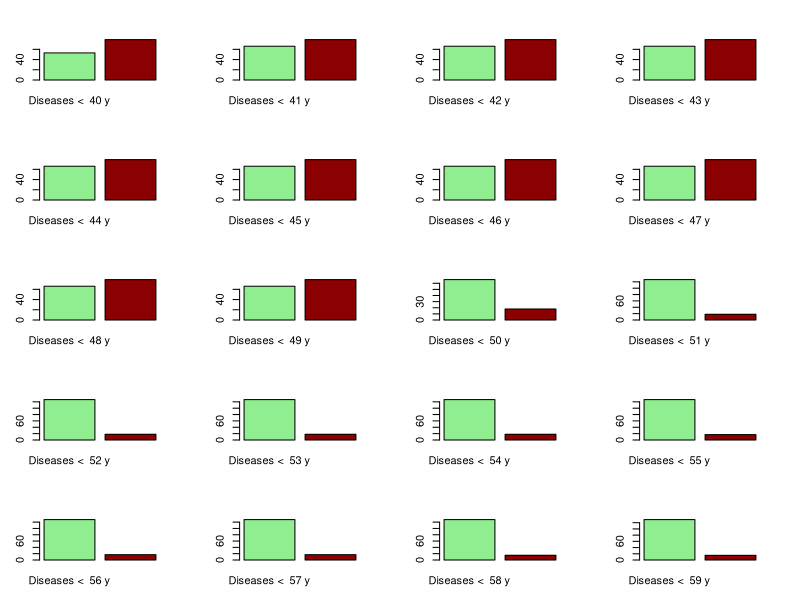
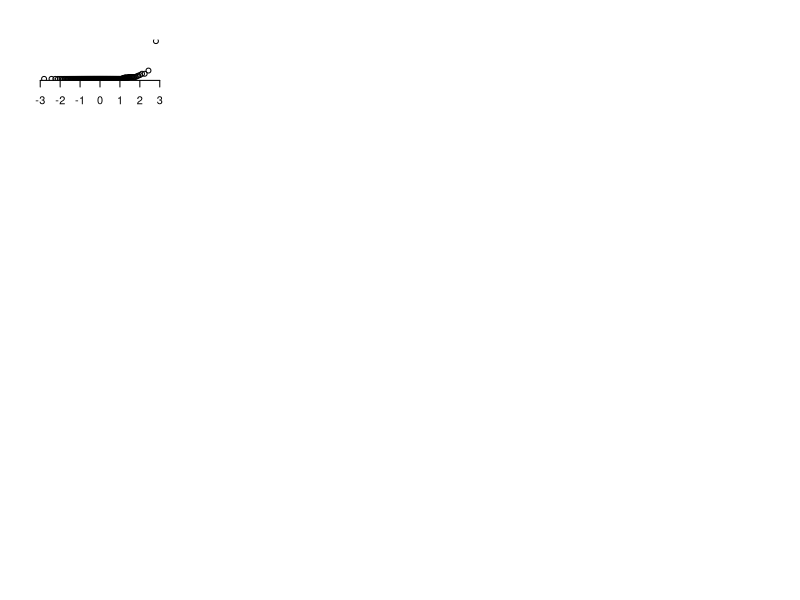

Source code (R) for these figures, in order: (Note: this script raises an error after producing the figures.)
############################
############################
#READ THE TABLE WITH PAIRED#
###########################

library(ggplot2)
library(gridExtra)
library(plotrix)
library(reshape2)

paired_dataset <- read.csv("full_dataset_paired.csv", header = FALSE, sep = "\t")
summary(paired_dataset)
View(paired_dataset)

#pleiotropies below onset 40 and above onset 40

all_Onsets<- c(as.numeric(as.character(paired_dataset$V5)), as.numeric(as.character(paired_dataset$V12)))
all_Onsets <- all_Onsets[ !is.na(all_Onsets) ]
all_domains<- c(as.character(paired_dataset$V3), as.character(paired_dataset$V10))
elements_2_remove <- c("")
all_domains <- all_domains[!(all_domains %in% elements_2_remove)]

#LOOP for thresholds between 40 and 50
par(mfrow = c(5, 4), mar=c(3,3,3,3))


for (i in 40:59){
x <- c(paste("Diseases < ",i,"y"), paste("Diseases >= ",i,"y"))
y <- c(length(all_Onsets[all_Onsets<i]), length(all_Onsets[all_Onsets>i]))
names(y) <- x
barplot(y,
        xlab="Groups", col=c("lightgreen","darkred"))
}

#boxplot
qqnorm(table(all_Onsets, all_domains))

par(mfrow = c(1,1))
boxplot(all_Onsets~all_domains, col="gold")

#histogram withb ggplot of two categories

data_onsets <- as.data.frame(cbind(all_domains, all_Onsets))

plot_list = list()
for (i in 40:59){
data_onsets$all_filtered_onsets <- ifelse(as.numeric(as.character(data_onsets$all_Onsets)) < i, 
                                          paste("Disease < ",i,"y"), paste("Disease >=",i,"y"))
plot <- ggplot() +
  geom_bar(data=data_onsets
                 , aes(x=all_filtered_onsets, fill=all_filtered_onsets)) +
  scale_fill_brewer(palette = 5) +
  facet_wrap(~all_domains) + 
  theme(axis.ticks = element_blank(), 
        axis.text.x = element_blank(), 
        axis.text.y = element_blank(),
        axis.title.x = element_blank(),
        axis.title.y = element_blank())
plot_list[[i-39]] = plot
}

do.call(grid.arrange, plot_list)

#All diseases ordered by Onset (sorted by Onset)
all_Onsets<- c(as.numeric(as.character(paired_dataset$V5)), as.numeric(as.character(paired_dataset$V12)))
all_Onsets <- all_Onsets[ !is.na(all_Onsets) ]
all_diseases <- c(as.character(paired_dataset$V2), as.character(paired_dataset$V9))
elements_2_remove <- c("")
all_diseases <- all_diseases[!(all_diseases %in% elements_2_remove)]


diseases_onsets <- as.data.frame(cbind(all_Onsets, all_diseases))
diseases_onsets <- diseases_onsets[order(all_Onsets),]
total_diseases <- table(diseases_onsets$all_diseases)

expected_diseases <- rep(sum(total_diseases)/length(total_diseases), length(total_diseases))

pvalues <- c()
observed_posthoc<- c()
expected_posthoc <- c()
for (i in 1:nrow(total_diseases)){
  observed_posthoc <- c(total_diseases[i], sum(total_diseases[-i]))
  expected_posthoc <- c(expected_diseases[i], sum(expected_diseases[-i]))
  pv <- as.double(chisq.test(observed_posthoc, p=expected_posthoc/sum(total_diseases))["p.value"])
  pvalues<- append(pvalues, pv)
}

#adjust FDR
corrected_pvalues <- p.adjust(pvalues, method = "bonferroni", n = length(pvalues))
diseases_onsets$corrected_pvalues <- corrected_pvalues[diseases_onsets$all_diseases]
counts <- tapply(diseases_onsets$all_diseases,diseases_onsets$all_diseases,length)
diseases_onsets$Freq <- counts[diseases_onsets$all_diseases]
unique_diseases <- unique(diseases_onsets)

ggplot(data=unique_diseases, aes(x=reorder(all_diseases, -as.numeric(as.character(all_Onsets))),
                                 y=as.numeric(as.character(Freq)),
                                 fill = "gold", 
                                 label =  ifelse(as.numeric(as.character(corrected_pvalues)) < 0.05, "*", ""))) +
  geom_bar(stat="identity") + xlab("Decreasing Onset diseases") +
  scale_colour_gradient2() +
  coord_flip()+
  geom_text(vjust = 0.5, hjust = 0.0001) +
  theme_classic() + theme(legend.position = "none") + ylab("Disease Counts") + xlab("Ordered diseases by increasing Onser")


